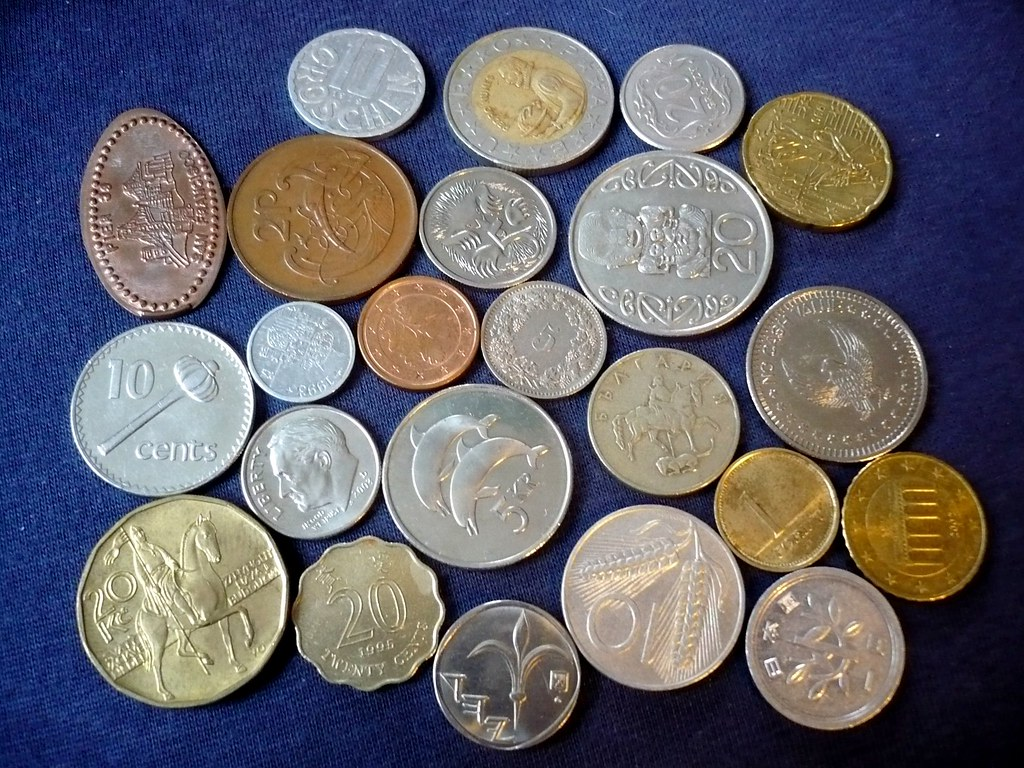
#> input picture Object Detection Pratices/data/coins.jpg, 1024 x 768 px
$ python 'HavzaAlgoritması.py'
#> lines starting #> are read from the running program, lines starting #| are printed output that depends on the picture; after the words box and inside, x2 and y2 are one past the last pixel; in counts of white or black regions, pixels touching at a corner belong together
import cv2
import numpy as np
import matplotlib.pyplot as plt
image = cv2.imread('data/coins.jpg')
#> image is the input picture: shape (768, 1024, 3); mean B, G, R 107.9, 99, 100.8
#Blurring
coin_blur = cv2.medianBlur(image, 15)
#Gray
coin_gray = cv2.cvtColor(coin_blur, cv2.COLOR_BGR2GRAY)
#Binary Threshold
ret, coin_threshold = cv2.threshold(coin_gray, 65, 255, cv2.THRESH_BINARY)
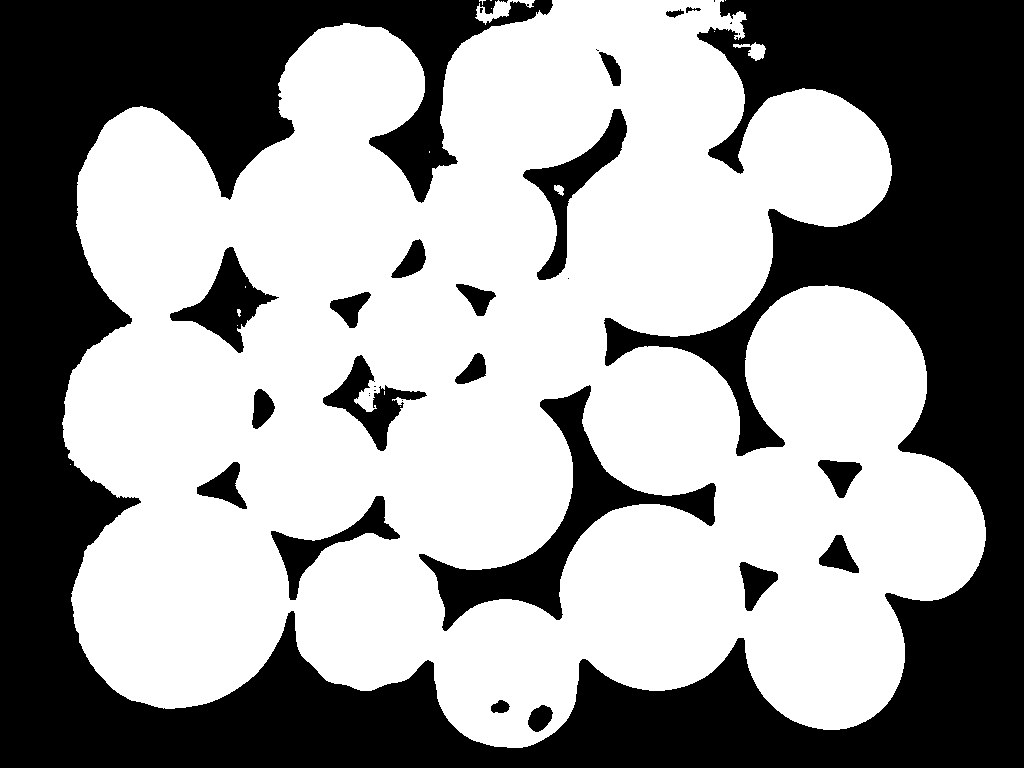
#> coin_threshold: shape (768, 1024); 59.3% white; 32 black regions (12 under 20 px)

#Kontür işlemleri
contours, hierarchy = cv2.findContours(coin_threshold.copy(), cv2.RETR_CCOMP,cv2.CHAIN_APPROX_SIMPLE)
#> contours = 48 contours, 25 with area under 20; largest, box (x1, y1, x2, y2) and area: (62, 0, 986, 748) 498692, (418, 384, 717, 632) 13720, (522, 108, 628, 281) 4536, (169, 246, 280, 354) 4158, (322, 354, 428, 452) 3198
for i in range(len(contours)):
    if hierarchy[0][i][3] == -1:
        cv2.drawContours(image, contours, i, (255, 0, 0), 3)
#> this loop made 48 passes
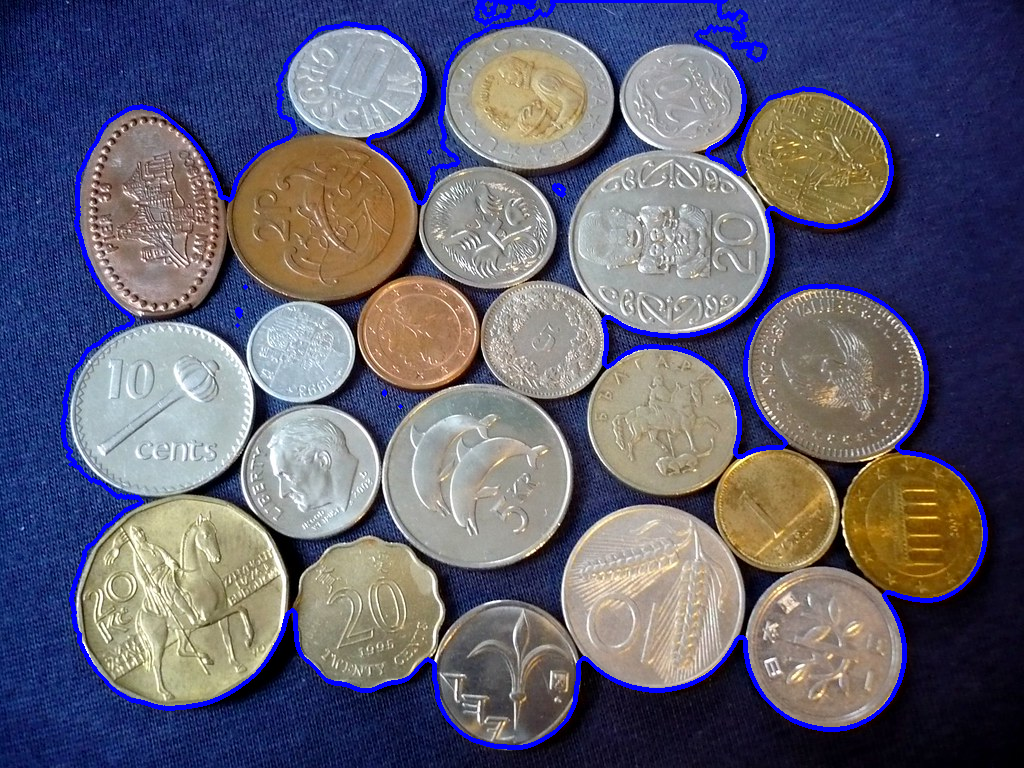
#> image: shape (768, 1024, 3); 3.11% of pixels changed, all inside (x1, y1, x2, y2) = (60, 0, 988, 750)

#açılma
kernel = np.ones((3,3),np.uint8)
opening = cv2.morphologyEx(coin_threshold, cv2.MORPH_OPEN, kernel, iterations=2)
#> opening: shape (768, 1024); 59.2% white; 22 black regions (3 under 20 px), largest, box (x1, y1, x2, y2) and area: (0, 0, 1024, 768) 284971, (419, 385, 716, 631) 13240, (523, 109, 627, 280) 4282

#distance
dist_transform = cv2.distanceTransform(opening,cv2.DIST_L2,5)

#resmi küçült
ret, sure_foreground = cv2.threshold(dist_transform, (0.4 * np.max(dist_transform)) , 255, cv2.THRESH_BINARY)
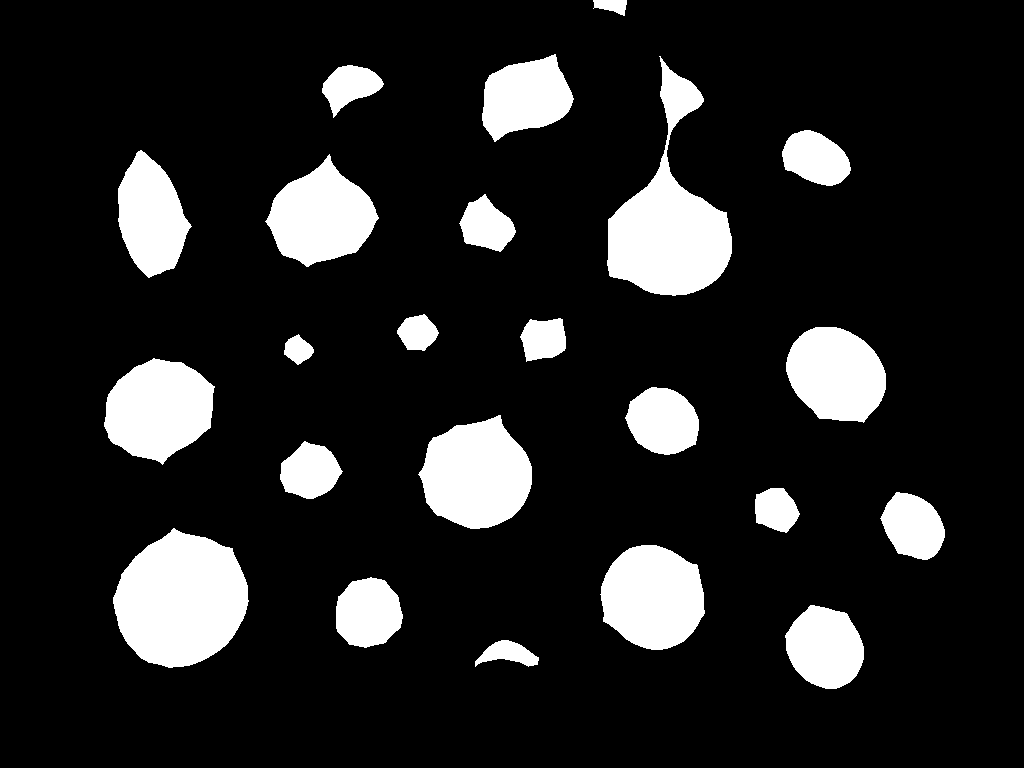
#> sure_foreground: shape (768, 1024) float32; 14.1% white; 23 white regions, largest, box (x1, y1, x2, y2) and area: (113, 528, 249, 668) 13904, (607, 56, 732, 296) 13086, (418, 415, 532, 529) 9383
#> ret = 41.51
#Arka plan için resmi büyült
sure_background = cv2.dilate(opening, kernel, iterations=2)
#> sure_background: shape (768, 1024); 62.1% white; 19 black regions (1 under 20 px), largest, box (x1, y1, x2, y2) and area: (0, 0, 1024, 768) 271973, (422, 388, 714, 628) 10607, (173, 250, 270, 350) 3175
sure_foreground = np.uint8(sure_foreground)
unknown = cv2.subtract(sure_background, sure_foreground)
#> unknown: shape (768, 1024); 48.1% white; 5 white regions, box (x1, y1, x2, y2) and area: (61, 0, 988, 750) 376782, (475, 0, 512, 23) 572, (748, 42, 767, 62) 344, (553, 184, 565, 194) 117, (518, 0, 536, 6) 101
#bağlantı

try:
    ret, marker = cv2.connectedComponents(sure_foreground)
#> marker: shape (768, 1024) int32; 24 distinct labels, from 0 to 23
#> ret = 24
    marker = marker + 1
#> marker: shape (768, 1024) int32; 24 distinct labels, from 1 to 24
    marker[unknown == 255] = 0
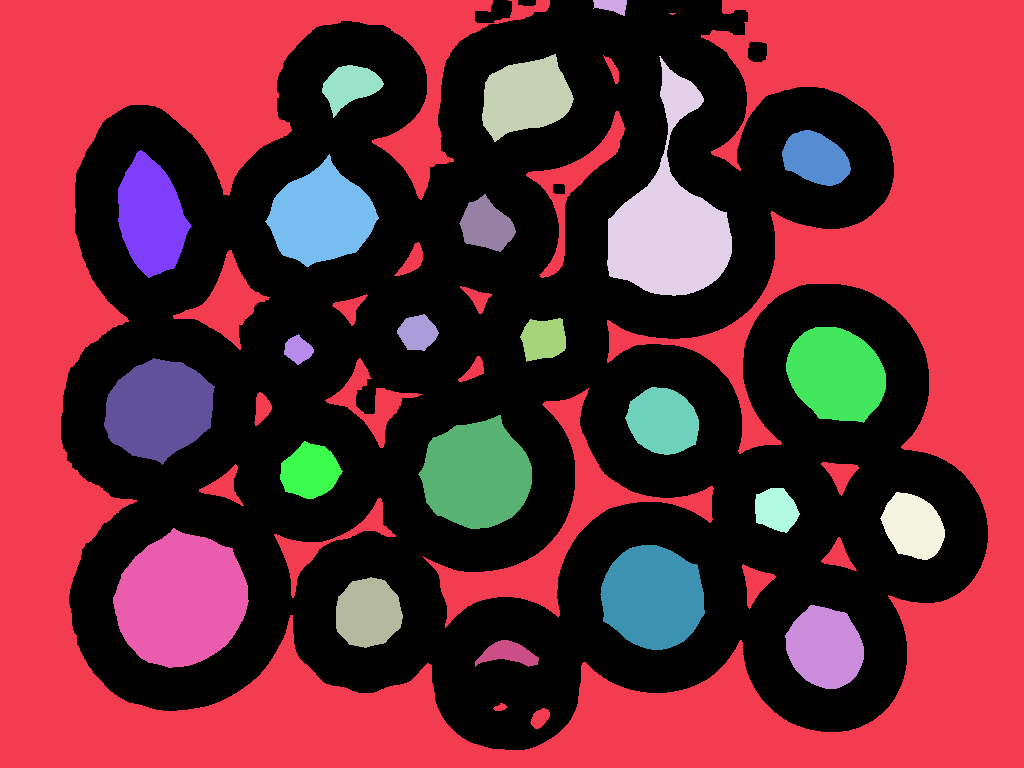
#> marker: shape (768, 1024) int32; 25 distinct labels, from 0 to 24; one colour per label, 0 black
    marker = np.float32(marker) # Opencv ile çalışması için float türünde 32 bite çevrildi.
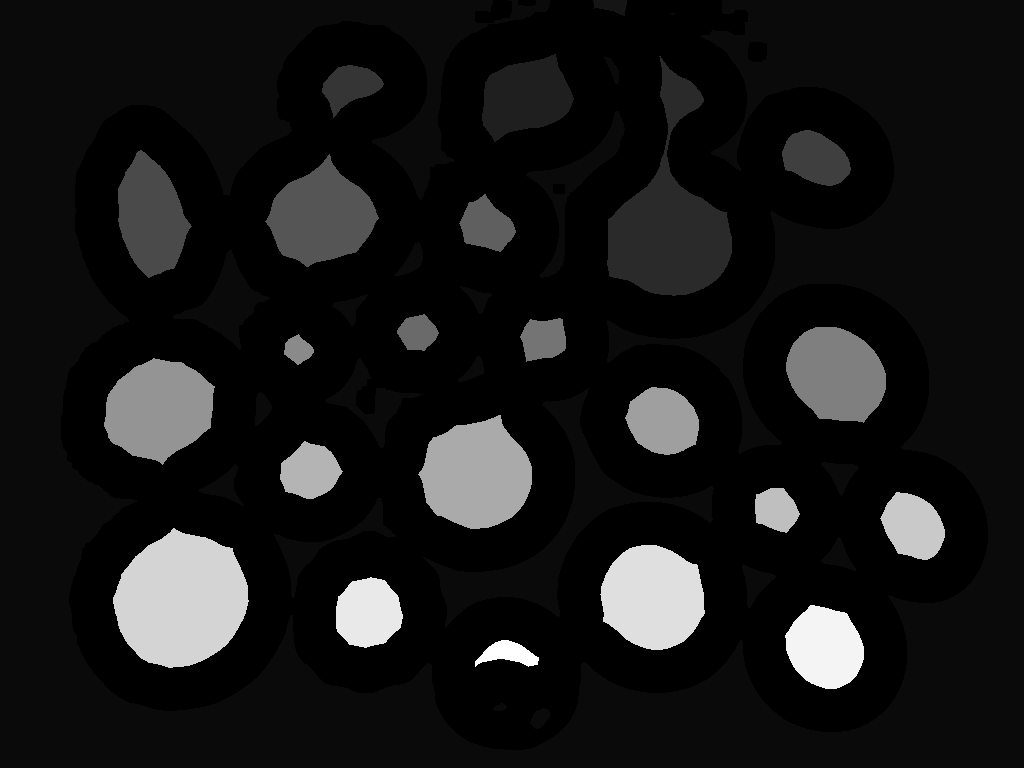
#> marker: shape (768, 1024) float32; min 0, max 24, mean 2.2; drawn with min black and max white
    marker = cv2.watershed(coin_blur, marker)
except Exception as e:
    print(f'Hata: {e}')
try:
    contours, hierarchy = cv2.findContours(marker.copy(), cv2.RETR_CCOMP,cv2.CHAIN_APPROX_SIMPLE)
    for i in range(len(contours)):
        if hierarchy[0][i][3] == -1:
            cv2.drawContours(image, contours, i, (255, 0, 0), 3)
except Exception as e:
    print(f'Hata: {e}')
cv2.imshow('Image', image)
cv2.waitKey(0)

"""
Havza Algoritması:
1. Resmin konturlarını bulmak
2. watershed algoritması: küçük nesneleri cv2.morphologyEx ile kaldırma. cv2.distanceTransform ise her pikselin arka plan pikselin arasındaki mesafeyi hesaplar.
3.
"""

$ run again, with Object Detection Pratices/data/cat.jpg copied over Object Detection Pratices/data/coins.jpg
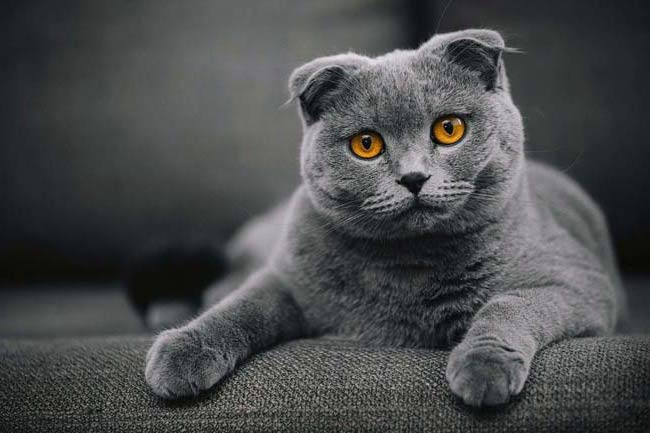
#> input picture Object Detection Pratices/data/cat.jpg, 650 x 433 px
#> image is the input picture: shape (433, 650, 3); mean B, G, R 76.1, 75.4, 73
#> `ret, coin_threshold = cv2.threshold(coin_gray, 65, 255, cv2.THRESH_BIN..`:
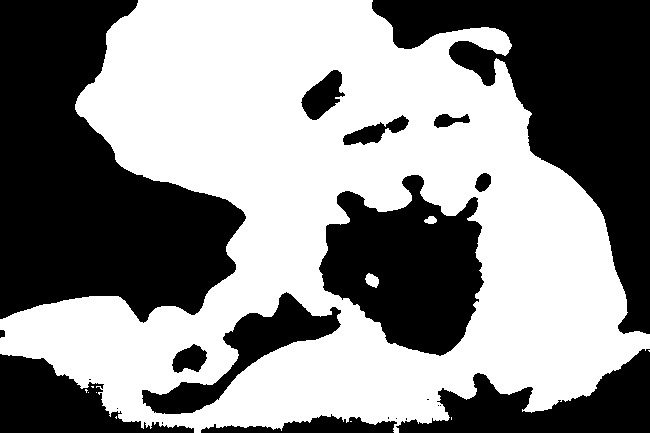
#> coin_threshold: shape (433, 650); 54% white; 22 black regions (9 under 20 px)
#> contours = 27 contours, 17 with area under 20; largest, box (x1, y1, x2, y2) and area: (0, 0, 650, 433) 178916, (318, 174, 485, 357) 19496, (141, 291, 342, 415) 6357, (300, 69, 346, 121) 1286, (342, 114, 410, 146) 898
#> the loop `for i in range(len(contours)):` made 27 passes
#> opening: shape (433, 650); 53.8% white; 13 black regions (1 under 20 px), largest, box (x1, y1, x2, y2) and area: (0, 0, 246, 323) 46999, (372, 0, 650, 334) 34889, (319, 175, 484, 356) 19039
#> `ret, sure_foreground = cv2.threshold(dist_transform, (0.4 * np.max(dis..`: ret = 43.58
#> sure_background: shape (433, 650); 57.5% white; 13 black regions (2 under 20 px), largest, box (x1, y1, x2, y2) and area: (0, 0, 243, 320) 45221, (374, 0, 650, 332) 33110, (322, 177, 481, 353) 17140
#> unknown: shape (433, 650); 47.7% white; 4 white regions, box (x1, y1, x2, y2) and area: (0, 0, 650, 433) 133906, (364, 272, 381, 289) 255, (426, 214, 438, 226) 138, (392, 426, 401, 433) 63
#> `ret, marker = cv2.connectedComponents(sure_foreground)`: ret = 5
#> `marker = np.float32(marker)`:
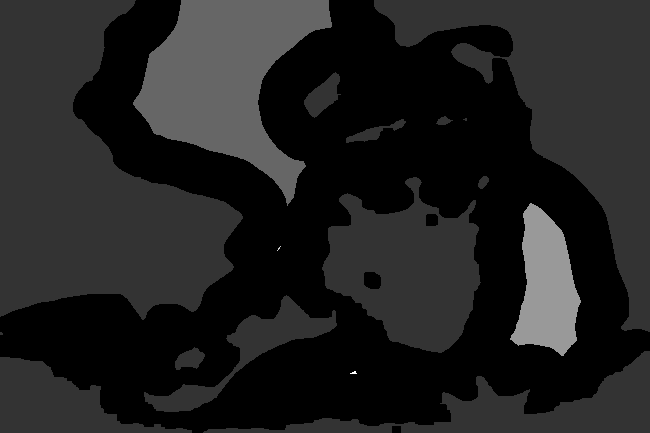
#> marker: shape (433, 650) float32; min 0, max 5, mean 0.644; drawn with min black and max white
